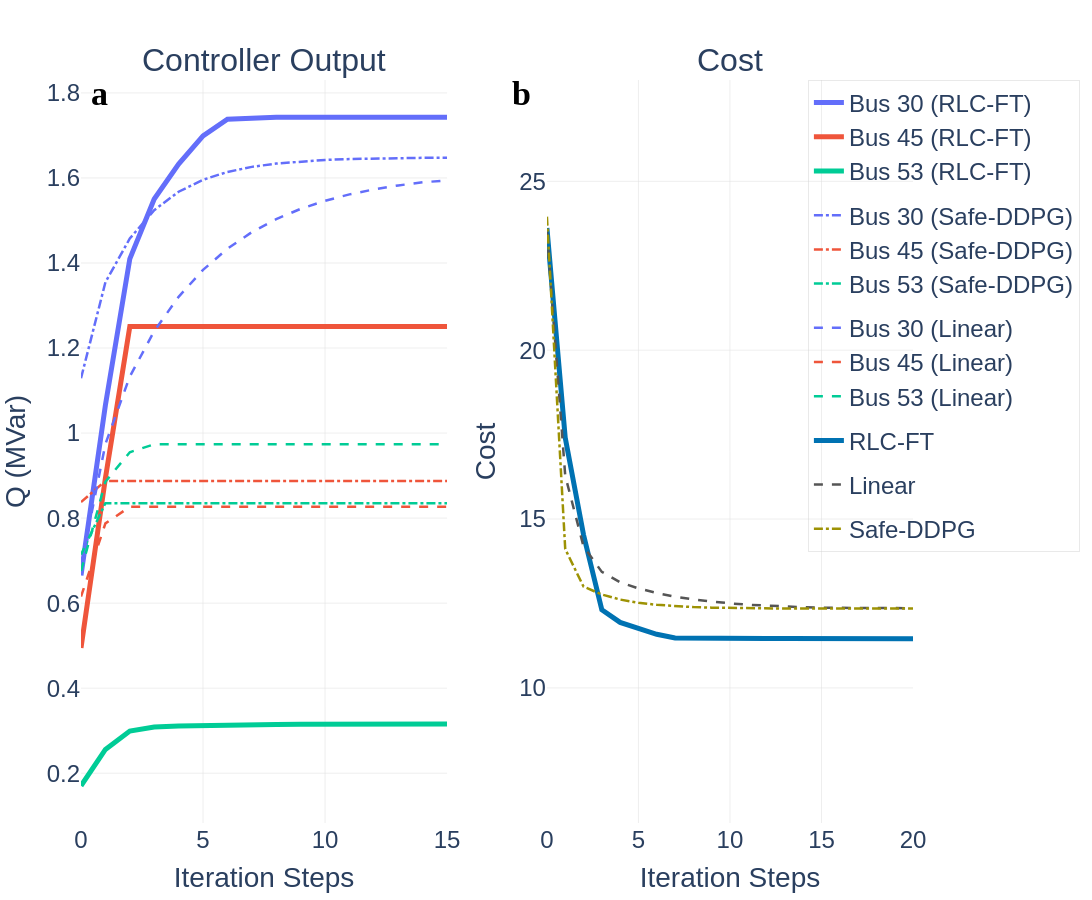

Notebook code cell kept with this figure:
### Code cell
import plotly.graph_objects as go
from plotly.subplots import make_subplots
import plotly.colors as pc
import numpy as np
import os

bus_titles = ['Bus 18', 'Bus 21', 'Bus 30', 'Bus 45', 'Bus 53']
selected_buses_indices_actual = [2,3,4] # Indices for Bus 21, Bus 30, Bus 53
selected_bus_titles_display = [bus_titles[i] for i in selected_buses_indices_actual]

bus_colors = pc.qualitative.Plotly[:len(selected_buses_indices_actual)]

method_styles_base = { # Renamed to avoid conflict, will be used to get dash style
    'RLC-FT': dict(dash='solid', width=5),
    'Safe-DDPG': dict(dash='dashdot', width=2.5),
    'Linear': dict(dash='dash', width=2.5)
}

# Method colors FOR COST PLOT (Panel b) AND FOR PROMINENT AVERAGE LINES IN PANEL A
method_primary_colors = { # Renamed from method_colors_cost for clarity
    'RLC-FT': "#0072B2",
    'Safe-DDPG': "#9D9204", 
    'Linear': '#555555'
}

# --- Visual parameters for SUBDUED individual lines ---
INDIVIDUAL_LINE_OPACITY = 1.0
INDIVIDUAL_LINE_WIDTH_FACTOR = 1.0 # Make them half of their original method_styles_base width

# --- Visual parameters for PROMINENT average lines ---
AVERAGE_LINE_OPACITY = 1.0
AVERAGE_LINE_WIDTH_INCREASE = 0.0 # Added to base method width for averages


fig = make_subplots(
    rows=1, cols=2,
    subplot_titles=["Controller Output", "Cost"],
    horizontal_spacing=0.12
)
# This loop for subplot titles assumes NATURE_CONFIG is defined
for i, annotation in enumerate(fig.layout.annotations[:2]):
    annotation.font.size = NATURE_CONFIG["font_title"]
    annotation.font.family = "Arial"


# ---------------------------
# Left subplot: Controller Output (Q values) - MODIFIED for Option B
# ---------------------------
iterations_for_q_plot = np.arange(q_RL.shape[0])

# --- First, plot SUBDUED individual bus lines ---
for method in ['RLC-FT', 'Safe-DDPG', 'Linear']:
    for i, bus_data_idx in enumerate(selected_buses_indices_actual): 
        bus_display_title = selected_bus_titles_display[i]
        current_bus_color = bus_colors[i] 
        
        # Determine y_data based on method
        if method == 'RLC-FT':
            y_data = q_RL[:, bus_data_idx, 0]
        elif method == 'Safe-DDPG':
            y_data = safe_q[:, bus_data_idx, 0]
        else:  # Linear
            y_data = q_baseline[:, bus_data_idx, 0]
        
        # Get base style for the method
        base_style = method_styles_base[method]

        fig.add_trace(go.Scatter(
            x=iterations_for_q_plot,
            y=y_data,
            mode='lines',
            name=f"{bus_display_title} ({method})", 
            line=dict(
                color=current_bus_color, 
                dash=base_style['dash'],
                width=base_style['width'] * INDIVIDUAL_LINE_WIDTH_FACTOR # Subdued width
            ),
            opacity=INDIVIDUAL_LINE_OPACITY, # Subdued opacity
            legendgroup=f"Individual_{method}", 
            showlegend=True # Or False if you want to hide these from legend
        ), row=1, col=1)

# --- Second, plot PROMINENT average lines (will appear on top) ---
# for method in ['RLC-FT', 'Safe-DDPG', 'Linear']:
#     all_bus_q_data_for_method = []
#     for bus_data_idx in selected_buses_indices_actual:
#         if method == 'RLC-FT':
#             all_bus_q_data_for_method.append(q_RL[:, bus_data_idx, 0])
#         elif method == 'Safe-DDPG':
#             all_bus_q_data_for_method.append(safe_q[:, bus_data_idx, 0])
#         else:  # Linear
#             all_bus_q_data_for_method.append(q_baseline[:, bus_data_idx, 0])
    
#     if all_bus_q_data_for_method: # Check if list is not empty
#         # Stack data for mean calculation
#         stacked_q_data = np.stack(all_bus_q_data_for_method, axis=1)
#         mean_q_data = np.mean(stacked_q_data, axis=1)
        
#         base_style = method_styles_base[method]

#         fig.add_trace(go.Scatter(
#             x=iterations_for_q_plot,
#             y=mean_q_data,
#             mode='lines',
#             name=f"Average {method}",
#             line=dict(
#                 color=method_primary_colors[method], # Primary method color
#                 dash=base_style['dash'],
#                 width=base_style['width'] + AVERAGE_LINE_WIDTH_INCREASE # Prominent width
#             ),
#             opacity=AVERAGE_LINE_OPACITY, # Prominent opacity
#             legendgroup=f"Average_{method}",
#             showlegend=False 
#         ), row=1, col=1)


# ---------------------------
# Right subplot: Cost Plot - Using original method_styles_base for widths
# ---------------------------
iterations_for_cost_plot = np.arange(len(cost_RL))

fig.add_trace(go.Scatter(
    x=iterations_for_cost_plot, y=cost_RL, mode='lines', name="RLC-FT",
    line=dict(color=method_primary_colors['RLC-FT'], 
              dash=method_styles_base['RLC-FT']['dash'],
              width=method_styles_base['RLC-FT']['width']),
    legendgroup="Cost_RLCFT" # Changed legendgroup to make them distinct if needed
), row=1, col=2)

fig.add_trace(go.Scatter(
    x=iterations_for_cost_plot, y=cost_baseline, mode='lines', name="Linear",
    line=dict(color=method_primary_colors['Linear'], 
              dash=method_styles_base['Linear']['dash'],
              width=method_styles_base['Linear']['width']),
    legendgroup="Cost_Linear"
), row=1, col=2)

fig.add_trace(go.Scatter(
    x=iterations_for_cost_plot, y=safe_cost, mode='lines', name="Safe-DDPG",
    line=dict(color=method_primary_colors['Safe-DDPG'], 
              dash=method_styles_base['Safe-DDPG']['dash'],
              width=method_styles_base['Safe-DDPG']['width']),
    legendgroup="Cost_SafeDDPG"
), row=1, col=2)


# --- Axes and Layout (Your original settings) ---
# This part assumes NATURE_CONFIG is defined globally
fig.update_xaxes(
    title_text="Iteration Steps", range=[0, 15], 
    showgrid=True, gridwidth=0.5, gridcolor='#DDDDDD', zeroline=False, 
    tickfont=dict(size=NATURE_CONFIG["font_axis"], family="Arial"), 
    title_font=dict(size=NATURE_CONFIG["font_base"], family="Arial"),
    row=1, col=1
)
fig.update_xaxes(
    title_text="Iteration Steps", range=[0, 20], 
    showgrid=True, gridwidth=0.5, gridcolor='#DDDDDD', zeroline=False,
    tickfont=dict(size=NATURE_CONFIG["font_axis"], family="Arial"), 
    title_font=dict(size=NATURE_CONFIG["font_base"], family="Arial"),
    row=1, col=2
)
fig.update_yaxes(
    title_text="Q (MVar)", showgrid=True, gridwidth=0.5, gridcolor='#DDDDDD', zeroline=True, zerolinewidth=1, zerolinecolor='#CCCCCC',
    tickfont=dict(size=NATURE_CONFIG["font_axis"], family="Arial"), 
    title_font=dict(size=NATURE_CONFIG["font_base"], family="Arial"),
    row=1, col=1,
    # range=(0.2, 1.4)
)
fig.update_yaxes(
    title_text="Cost", showgrid=True, gridwidth=0.5, gridcolor='#DDDDDD', zeroline=False,
    tickfont=dict(size=NATURE_CONFIG["font_axis"], family="Arial"), 
    title_font=dict(size=NATURE_CONFIG["font_base"], family="Arial"),
    row=1, col=2,range=(6, 28)
)

# Subplot labels (a) and (b)
# This part assumes NATURE_CONFIG is defined globally
fig.add_annotation(
    text="<b>a</b>", x=0.01, y=1.01, xref="paper", yref="paper", showarrow=False, 
    font=dict(size=NATURE_CONFIG["font_title"]+2, family="Arial Bold", color="black"), align="left" 
)
fig.add_annotation(
    text="<b>b</b>", x=0.53, y=1.01, xref="paper", yref="paper", showarrow=False, 
    font=dict(size=NATURE_CONFIG["font_title"]+2, family="Arial Bold", color="black"), align="left"
)

# This part assumes NATURE_CONFIG is defined globally
fig.update_layout(
    font=dict(family='Arial', size=NATURE_CONFIG["font_base"]),
    width=NATURE_CONFIG["width"], 
    height=NATURE_CONFIG["height"],
    margin=dict(l=80, r=40, t=80, b=60), 
    plot_bgcolor='white',
    paper_bgcolor='white',
    legend=dict(
        orientation="v", 
        yanchor="top", y=1,
        xanchor="right", x=1.20, 
        font=dict(size=NATURE_CONFIG["font_legend"], family="Arial"),
        traceorder='grouped', 
        bgcolor='rgba(255,255,255,0.0)', 
        bordercolor='lightgray', 
        borderwidth=0.5
    )
)
# Export high-resolution image
output_path = os.path.join(Config.data_path, "images","56bus", "combined_plots_nature.pdf")
fig.write_image(output_path, scale=2)
fig.write_image(os.path.join(Config.data_path, "images","56bus", "combined_plots_nature.png"), scale=2)

fig.show()

### Figure 1 — Plotly figure (JSON) as saved in the notebook; plotly's stock layout.template omitted (floating-point values rounded to 4 significant figures)
{"data": [{"legendgroup": "Individual_RLC-FT", "line": {"color": "#636EFA", "dash": "solid", "width": 5}, "mode": "lines", "name": "Bus 30 (RLC-FT)", "opacity": 1, "showlegend": true, "type": "scatter", "x": [0, 1, 2, 3, 4, 5, 6, 7, 8, 9, 10, 11, 12, 13, 14, 15, 16, 17, 18, 19, 20, 21, 22, 23, 24, 25, 26, 27, 28, 29, 30, 31, 32, 33, 34, 35, 36, 37, 38, 39, 40, 41, 42, 43, 44, 45, 46, 47, 48, 49, 50, 51, 52, 53, 54, 55, 56, 57, 58, 59, 60, 61, 62, 63, 64, 65, 66, 67, 68, 69, 70, 71, 72, 73, 74, 75, 76, 77, 78, 79, 80, 81, 82, 83, 84, 85, 86, 87, 88, 89, 90, 91, 92, 93, 94, 95, 96, 97, 98, 99], "xaxis": "x", "y": [0.6652, 1.066, 1.41, 1.55, 1.633, 1.699, 1.738, 1.742, 1.743, 1.743, 1.743, 1.743, 1.743, 1.743, 1.743, 1.743, 1.743, 1.743, 1.743, 1.743, 1.743, 1.743, 1.743, 1.743, 1.743, 1.743, 1.743, 1.743, 1.743, 1.743, 1.743, 1.743, 1.743, 1.743, 1.743, 1.743, 1.743, 1.743, 1.743, 1.743, 1.743, 1.743, 1.743, 1.743, 1.743, 1.743, 1.743, 1.743, 1.743, 1.743, 1.743, 1.743, 1.743, 1.743, 1.743, 1.743, 1.743, 1.743, 1.743, 1.743, 1.743, 1.743, 1.743, 1.743, 1.743, 1.743, 1.743, 1.743, 1.743, 1.743, 1.743, 1.743, 1.743, 1.743, 1.743, 1.743, 1.743, 1.743, 1.743, 1.743, 1.743, 1.743, 1.743, 1.743, 1.743, 1.743, 1.743, 1.743, 1.743, 1.743, 1.743, 1.743, 1.743, 1.743, 1.743, 1.743, 1.743, 1.743, 1.743, 1.743], "yaxis": "y"}, {"legendgroup": "Individual_RLC-FT", "line": {"color": "#EF553B", "dash": "solid", "width": 5}, "mode": "lines", "name": "Bus 45 (RLC-FT)", "opacity": 1, "showlegend": true, "type": "scatter", "x": [0, 1, 2, 3, 4, 5, 6, 7, 8, 9, 10, 11, 12, 13, 14, 15, 16, 17, 18, 19, 20, 21, 22, 23, 24, 25, 26, 27, 28, 29, 30, 31, 32, 33, 34, 35, 36, 37, 38, 39, 40, 41, 42, 43, 44, 45, 46, 47, 48, 49, 50, 51, 52, 53, 54, 55, 56, 57, 58, 59, 60, 61, 62, 63, 64, 65, 66, 67, 68, 69, 70, 71, 72, 73, 74, 75, 76, 77, 78, 79, 80, 81, 82, 83, 84, 85, 86, 87, 88, 89, 90, 91, 92, 93, 94, 95, 96, 97, 98, 99], "xaxis": "x", "y": [0.4947, 0.8941, 1.251, 1.251, 1.251, 1.251, 1.251, 1.251, 1.251, 1.251, 1.251, 1.251, 1.251, 1.251, 1.251, 1.251, 1.251, 1.251, 1.251, 1.251, 1.251, 1.251, 1.251, 1.251, 1.251, 1.251, 1.251, 1.251, 1.251, 1.251, 1.251, 1.251, 1.251, 1.251, 1.251, 1.251, 1.251, 1.251, 1.251, 1.251, 1.251, 1.251, 1.251, 1.251, 1.251, 1.251, 1.251, 1.251, 1.251, 1.251, 1.251, 1.251, 1.251, 1.251, 1.251, 1.251, 1.251, 1.251, 1.251, 1.251, 1.251, 1.251, 1.251, 1.251, 1.251, 1.251, 1.251, 1.251, 1.251, 1.251, 1.251, 1.251, 1.251, 1.251, 1.251, 1.251, 1.251, 1.251, 1.251, 1.251, 1.251, 1.251, 1.251, 1.251, 1.251, 1.251, 1.251, 1.251, 1.251, 1.251, 1.251, 1.251, 1.251, 1.251, 1.251, 1.251, 1.251, 1.251, 1.251, 1.251], "yaxis": "y"}, {"legendgroup": "Individual_RLC-FT", "line": {"color": "#00CC96", "dash": "solid", "width": 5}, "mode": "lines", "name": "Bus 53 (RLC-FT)", "opacity": 1, "showlegend": true, "type": "scatter", "x": [0, 1, 2, 3, 4, 5, 6, 7, 8, 9, 10, 11, 12, 13, 14, 15, 16, 17, 18, 19, 20, 21, 22, 23, 24, 25, 26, 27, 28, 29, 30, 31, 32, 33, 34, 35, 36, 37, 38, 39, 40, 41, 42, 43, 44, 45, 46, 47, 48, 49, 50, 51, 52, 53, 54, 55, 56, 57, 58, 59, 60, 61, 62, 63, 64, 65, 66, 67, 68, 69, 70, 71, 72, 73, 74, 75, 76, 77, 78, 79, 80, 81, 82, 83, 84, 85, 86, 87, 88, 89, 90, 91, 92, 93, 94, 95, 96, 97, 98, 99], "xaxis": "x", "y": [0.1703, 0.256, 0.2991, 0.3086, 0.3111, 0.3128, 0.3137, 0.3143, 0.3148, 0.3152, 0.3156, 0.316, 0.3163, 0.3167, 0.317, 0.3173, 0.3176, 0.3179, 0.3181, 0.3184, 0.3186, 0.3189, 0.3191, 0.3193, 0.3195, 0.3197, 0.3199, 0.32, 0.3202, 0.3204, 0.3205, 0.3207, 0.3208, 0.3209, 0.3211, 0.3212, 0.3213, 0.3214, 0.3215, 0.3216, 0.3217, 0.3218, 0.3219, 0.3219, 0.322, 0.3221, 0.3222, 0.3222, 0.3223, 0.3224, 0.3224, 0.3225, 0.3225, 0.3226, 0.3226, 0.3227, 0.3227, 0.3228, 0.3228, 0.3228, 0.3229, 0.3229, 0.3229, 0.323, 0.323, 0.323, 0.323, 0.3231, 0.3231, 0.3231, 0.3231, 0.3232, 0.3232, 0.3232, 0.3232, 0.3232, 0.3233, 0.3233, 0.3233, 0.3233, 0.3233, 0.3233, 0.3233, 0.3234, 0.3234, 0.3234, 0.3234, 0.3234, 0.3234, 0.3234, 0.3234, 0.3234, 0.3234, 0.3234, 0.3234, 0.3235, 0.3235, 0.3235, 0.3235, 0.3235], "yaxis": "y"}, {"legendgroup": "Individual_Safe-DDPG", "line": {"color": "#636EFA", "dash": "dashdot", "width": 2.5}, "mode": "lines", "name": "Bus 30 (Safe-DDPG)", "opacity": 1, "showlegend": true, "type": "scatter", "x": [0, 1, 2, 3, 4, 5, 6, 7, 8, 9, 10, 11, 12, 13, 14, 15, 16, 17, 18, 19, 20, 21, 22, 23, 24, 25, 26, 27, 28, 29, 30, 31, 32, 33, 34, 35, 36, 37, 38, 39, 40, 41, 42, 43, 44, 45, 46, 47, 48, 49, 50, 51, 52, 53, 54, 55, 56, 57, 58, 59, 60, 61, 62, 63, 64, 65, 66, 67, 68, 69, 70, 71, 72, 73, 74, 75, 76, 77, 78, 79, 80, 81, 82, 83, 84, 85, 86, 87, 88, 89, 90, 91, 92, 93, 94, 95, 96, 97, 98, 99], "xaxis": "x", "y": [1.129, 1.355, 1.458, 1.524, 1.568, 1.596, 1.614, 1.626, 1.634, 1.639, 1.642, 1.644, 1.646, 1.647, 1.647, 1.648, 1.648, 1.648, 1.648, 1.648, 1.648, 1.648, 1.648, 1.648, 1.648, 1.648, 1.648, 1.648, 1.648, 1.648, 1.648, 1.648, 1.648, 1.648, 1.648, 1.648, 1.648, 1.648, 1.648, 1.648, 1.648, 1.648, 1.648, 1.648, 1.648, 1.648, 1.648, 1.648, 1.648, 1.648, 1.648, 1.648, 1.648, 1.648, 1.648, 1.648, 1.648, 1.648, 1.648, 1.648, 1.648, 1.648, 1.648, 1.648, 1.648, 1.648, 1.648, 1.648, 1.648, 1.648, 1.648, 1.648, 1.648, 1.648, 1.648, 1.648, 1.648, 1.648, 1.648, 1.648, 1.648, 1.648, 1.648, 1.648, 1.648, 1.648, 1.648, 1.648, 1.648, 1.648, 1.648, 1.648, 1.648, 1.648, 1.648, 1.648, 1.648, 1.648, 1.648, 1.648], "yaxis": "y"}, {"legendgroup": "Individual_Safe-DDPG", "line": {"color": "#EF553B", "dash": "dashdot", "width": 2.5}, "mode": "lines", "name": "Bus 45 (Safe-DDPG)", "opacity": 1, "showlegend": true, "type": "scatter", "x": [0, 1, 2, 3, 4, 5, 6, 7, 8, 9, 10, 11, 12, 13, 14, 15, 16, 17, 18, 19, 20, 21, 22, 23, 24, 25, 26, 27, 28, 29, 30, 31, 32, 33, 34, 35, 36, 37, 38, 39, 40, 41, 42, 43, 44, 45, 46, 47, 48, 49, 50, 51, 52, 53, 54, 55, 56, 57, 58, 59, 60, 61, 62, 63, 64, 65, 66, 67, 68, 69, 70, 71, 72, 73, 74, 75, 76, 77, 78, 79, 80, 81, 82, 83, 84, 85, 86, 87, 88, 89, 90, 91, 92, 93, 94, 95, 96, 97, 98, 99], "xaxis": "x", "y": [0.8377, 0.8874, 0.8874, 0.8874, 0.8874, 0.8874, 0.8874, 0.8874, 0.8874, 0.8874, 0.8874, 0.8874, 0.8874, 0.8874, 0.8874, 0.8874, 0.8874, 0.8874, 0.8874, 0.8874, 0.8874, 0.8874, 0.8874, 0.8874, 0.8874, 0.8874, 0.8874, 0.8874, 0.8874, 0.8874, 0.8874, 0.8874, 0.8874, 0.8874, 0.8874, 0.8874, 0.8874, 0.8874, 0.8874, 0.8874, 0.8874, 0.8874, 0.8874, 0.8874, 0.8874, 0.8874, 0.8874, 0.8874, 0.8874, 0.8874, 0.8874, 0.8874, 0.8874, 0.8874, 0.8874, 0.8874, 0.8874, 0.8874, 0.8874, 0.8874, 0.8874, 0.8874, 0.8874, 0.8874, 0.8874, 0.8874, 0.8874, 0.8874, 0.8874, 0.8874, 0.8874, 0.8874, 0.8874, 0.8874, 0.8874, 0.8874, 0.8874, 0.8874, 0.8874, 0.8874, 0.8874, 0.8874, 0.8874, 0.8874, 0.8874, 0.8874, 0.8874, 0.8874, 0.8874, 0.8874, 0.8874, 0.8874, 0.8874, 0.8874, 0.8874, 0.8874, 0.8874, 0.8874, 0.8874, 0.8874], "yaxis": "y"}, {"legendgroup": "Individual_Safe-DDPG", "line": {"color": "#00CC96", "dash": "dashdot", "width": 2.5}, "mode": "lines", "name": "Bus 53 (Safe-DDPG)", "opacity": 1, "showlegend": true, "type": "scatter", "x": [0, 1, 2, 3, 4, 5, 6, 7, 8, 9, 10, 11, 12, 13, 14, 15, 16, 17, 18, 19, 20, 21, 22, 23, 24, 25, 26, 27, 28, 29, 30, 31, 32, 33, 34, 35, 36, 37, 38, 39, 40, 41, 42, 43, 44, 45, 46, 47, 48, 49, 50, 51, 52, 53, 54, 55, 56, 57, 58, 59, 60, 61, 62, 63, 64, 65, 66, 67, 68, 69, 70, 71, 72, 73, 74, 75, 76, 77, 78, 79, 80, 81, 82, 83, 84, 85, 86, 87, 88, 89, 90, 91, 92, 93, 94, 95, 96, 97, 98, 99], "xaxis": "x", "y": [0.7141, 0.8352, 0.8352, 0.8352, 0.8352, 0.8352, 0.8352, 0.8352, 0.8352, 0.8352, 0.8352, 0.8352, 0.8352, 0.8352, 0.8352, 0.8352, 0.8352, 0.8352, 0.8352, 0.8352, 0.8352, 0.8352, 0.8352, 0.8352, 0.8352, 0.8352, 0.8352, 0.8352, 0.8352, 0.8352, 0.8352, 0.8352, 0.8352, 0.8352, 0.8352, 0.8352, 0.8352, 0.8352, 0.8352, 0.8352, 0.8352, 0.8352, 0.8352, 0.8352, 0.8352, 0.8352, 0.8352, 0.8352, 0.8352, 0.8352, 0.8352, 0.8352, 0.8352, 0.8352, 0.8352, 0.8352, 0.8352, 0.8352, 0.8352, 0.8352, 0.8352, 0.8352, 0.8352, 0.8352, 0.8352, 0.8352, 0.8352, 0.8352, 0.8352, 0.8352, 0.8352, 0.8352, 0.8352, 0.8352, 0.8352, 0.8352, 0.8352, 0.8352, 0.8352, 0.8352, 0.8352, 0.8352, 0.8352, 0.8352, 0.8352, 0.8352, 0.8352, 0.8352, 0.8352, 0.8352, 0.8352, 0.8352, 0.8352, 0.8352, 0.8352, 0.8352, 0.8352, 0.8352, 0.8352, 0.8352], "yaxis": "y"}, {"legendgroup": "Individual_Linear", "line": {"color": "#636EFA", "dash": "dash", "width": 2.5}, "mode": "lines", "name": "Bus 30 (Linear)", "opacity": 1, "showlegend": true, "type": "scatter", "x": [0, 1, 2, 3, 4, 5, 6, 7, 8, 9, 10, 11, 12, 13, 14, 15, 16, 17, 18, 19, 20, 21, 22, 23, 24, 25, 26, 27, 28, 29, 30, 31, 32, 33, 34, 35, 36, 37, 38, 39, 40, 41, 42, 43, 44, 45, 46, 47, 48, 49, 50, 51, 52, 53, 54, 55, 56, 57, 58, 59, 60, 61, 62, 63, 64, 65, 66, 67, 68, 69, 70, 71, 72, 73, 74, 75, 76, 77, 78, 79, 80, 81, 82, 83, 84, 85, 86, 87, 88, 89, 90, 91, 92, 93, 94, 95, 96, 97, 98, 99], "xaxis": "x", "y": [0.6876, 0.974, 1.133, 1.24, 1.32, 1.384, 1.433, 1.472, 1.503, 1.527, 1.546, 1.561, 1.573, 1.582, 1.59, 1.595, 1.6, 1.604, 1.606, 1.609, 1.61, 1.612, 1.613, 1.614, 1.614, 1.615, 1.615, 1.616, 1.616, 1.616, 1.616, 1.616, 1.617, 1.617, 1.617, 1.617, 1.617, 1.617, 1.617, 1.617, 1.617, 1.617, 1.617, 1.617, 1.617, 1.617, 1.617, 1.617, 1.617, 1.617, 1.617, 1.617, 1.617, 1.617, 1.617, 1.617, 1.617, 1.617, 1.617, 1.617, 1.617, 1.617, 1.617, 1.617, 1.617, 1.617, 1.617, 1.617, 1.617, 1.617, 1.617, 1.617, 1.617, 1.617, 1.617, 1.617, 1.617, 1.617, 1.617, 1.617, 1.617, 1.617, 1.617, 1.617, 1.617, 1.617, 1.617, 1.617, 1.617, 1.617, 1.617, 1.617, 1.617, 1.617, 1.617, 1.617, 1.617, 1.617, 1.617, 1.617], "yaxis": "y"}, {"legendgroup": "Individual_Linear", "line": {"color": "#EF553B", "dash": "dash", "width": 2.5}, "mode": "lines", "name": "Bus 45 (Linear)", "opacity": 1, "showlegend": true, "type": "scatter", "x": [0, 1, 2, 3, 4, 5, 6, 7, 8, 9, 10, 11, 12, 13, 14, 15, 16, 17, 18, 19, 20, 21, 22, 23, 24, 25, 26, 27, 28, 29, 30, 31, 32, 33, 34, 35, 36, 37, 38, 39, 40, 41, 42, 43, 44, 45, 46, 47, 48, 49, 50, 51, 52, 53, 54, 55, 56, 57, 58, 59, 60, 61, 62, 63, 64, 65, 66, 67, 68, 69, 70, 71, 72, 73, 74, 75, 76, 77, 78, 79, 80, 81, 82, 83, 84, 85, 86, 87, 88, 89, 90, 91, 92, 93, 94, 95, 96, 97, 98, 99], "xaxis": "x", "y": [0.6154, 0.7875, 0.8265, 0.8265, 0.8265, 0.8265, 0.8265, 0.8265, 0.8265, 0.8265, 0.8265, 0.8265, 0.8265, 0.8265, 0.8265, 0.8265, 0.8265, 0.8265, 0.8265, 0.8265, 0.8265, 0.8265, 0.8265, 0.8265, 0.8265, 0.8265, 0.8265, 0.8265, 0.8265, 0.8265, 0.8265, 0.8265, 0.8265, 0.8265, 0.8265, 0.8265, 0.8265, 0.8265, 0.8265, 0.8265, 0.8265, 0.8265, 0.8265, 0.8265, 0.8265, 0.8265, 0.8265, 0.8265, 0.8265, 0.8265, 0.8265, 0.8265, 0.8265, 0.8265, 0.8265, 0.8265, 0.8265, 0.8265, 0.8265, 0.8265, 0.8265, 0.8265, 0.8265, 0.8265, 0.8265, 0.8265, 0.8265, 0.8265, 0.8265, 0.8265, 0.8265, 0.8265, 0.8265, 0.8265, 0.8265, 0.8265, 0.8265, 0.8265, 0.8265, 0.8265, 0.8265, 0.8265, 0.8265, 0.8265, 0.8265, 0.8265, 0.8265, 0.8265, 0.8265, 0.8265, 0.8265, 0.8265, 0.8265, 0.8265, 0.8265, 0.8265, 0.8265, 0.8265, 0.8265, 0.8265], "yaxis": "y"}, {"legendgroup": "Individual_Linear", "line": {"color": "#00CC96", "dash": "dash", "width": 2.5}, "mode": "lines", "name": "Bus 53 (Linear)", "opacity": 1, "showlegend": true, "type": "scatter", "x": [0, 1, 2, 3, 4, 5, 6, 7, 8, 9, 10, 11, 12, 13, 14, 15, 16, 17, 18, 19, 20, 21, 22, 23, 24, 25, 26, 27, 28, 29, 30, 31, 32, 33, 34, 35, 36, 37, 38, 39, 40, 41, 42, 43, 44, 45, 46, 47, 48, 49, 50, 51, 52, 53, 54, 55, 56, 57, 58, 59, 60, 61, 62, 63, 64, 65, 66, 67, 68, 69, 70, 71, 72, 73, 74, 75, 76, 77, 78, 79, 80, 81, 82, 83, 84, 85, 86, 87, 88, 89, 90, 91, 92, 93, 94, 95, 96, 97, 98, 99], "xaxis": "x", "y": [0.6756, 0.8854, 0.955, 0.9737, 0.9737, 0.9737, 0.9737, 0.9737, 0.9737, 0.9737, 0.9737, 0.9737, 0.9737, 0.9737, 0.9737, 0.9737, 0.9737, 0.9737, 0.9737, 0.9737, 0.9737, 0.9737, 0.9737, 0.9737, 0.9737, 0.9737, 0.9737, 0.9737, 0.9737, 0.9737, 0.9737, 0.9737, 0.9737, 0.9737, 0.9737, 0.9737, 0.9737, 0.9737, 0.9737, 0.9737, 0.9737, 0.9737, 0.9737, 0.9737, 0.9737, 0.9737, 0.9737, 0.9737, 0.9737, 0.9737, 0.9737, 0.9737, 0.9737, 0.9737, 0.9737, 0.9737, 0.9737, 0.9737, 0.9737, 0.9737, 0.9737, 0.9737, 0.9737, 0.9737, 0.9737, 0.9737, 0.9737, 0.9737, 0.9737, 0.9737, 0.9737, 0.9737, 0.9737, 0.9737, 0.9737, 0.9737, 0.9737, 0.9737, 0.9737, 0.9737, 0.9737, 0.9737, 0.9737, 0.9737, 0.9737, 0.9737, 0.9737, 0.9737, 0.9737, 0.9737, 0.9737, 0.9737, 0.9737, 0.9737, 0.9737, 0.9737, 0.9737, 0.9737, 0.9737, 0.9737], "yaxis": "y"}, {"legendgroup": "Cost_RLCFT", "line": {"color": "#0072B2", "dash": "solid", "width": 5}, "mode": "lines", "name": "RLC-FT", "type": "scatter", "x": [0, 1, 2, 3, 4, 5, 6, 7, 8, 9, 10, 11, 12, 13, 14, 15, 16, 17, 18, 19, 20, 21, 22, 23, 24, 25, 26, 27, 28, 29, 30, 31, 32, 33, 34, 35, 36, 37, 38, 39, 40, 41, 42, 43, 44, 45, 46, 47, 48, 49, 50, 51, 52, 53, 54, 55, 56, 57, 58, 59, 60, 61, 62, 63, 64, 65, 66, 67, 68, 69, 70, 71, 72, 73, 74, 75, 76, 77, 78, 79, 80, 81, 82, 83, 84, 85, 86, 87, 88, 89, 90, 91, 92, 93, 94, 95, 96, 97, 98, 99], "xaxis": "x2", "y": [23.62, 17.41, 14.54, 12.31, 11.94, 11.75, 11.59, 11.48, 11.47, 11.47, 11.46, 11.46, 11.46, 11.46, 11.46, 11.46, 11.46, 11.46, 11.46, 11.45, 11.45, 11.45, 11.45, 11.45, 11.45, 11.45, 11.45, 11.45, 11.45, 11.45, 11.45, 11.45, 11.45, 11.45, 11.45, 11.45, 11.44, 11.44, 11.44, 11.44, 11.44, 11.44, 11.44, 11.44, 11.44, 11.44, 11.44, 11.44, 11.44, 11.44, 11.44, 11.44, 11.44, 11.44, 11.44, 11.44, 11.44, 11.44, 11.44, 11.44, 11.44, 11.44, 11.44, 11.44, 11.44, 11.44, 11.44, 11.44, 11.44, 11.44, 11.44, 11.44, 11.44, 11.44, 11.44, 11.44, 11.44, 11.44, 11.44, 11.44, 11.44, 11.44, 11.44, 11.44, 11.44, 11.44, 11.44, 11.44, 11.44, 11.44, 11.44, 11.44, 11.44, 11.44, 11.44, 11.44, 11.44, 11.44, 11.44, 11.44], "yaxis": "y2"}, {"legendgroup": "Cost_Linear", "line": {"color": "#555555", "dash": "dash", "width": 2.5}, "mode": "lines", "name": "Linear", "type": "scatter", "x": [0, 1, 2, 3, 4, 5, 6, 7, 8, 9, 10, 11, 12, 13, 14, 15, 16, 17, 18, 19, 20, 21, 22, 23, 24, 25, 26, 27, 28, 29, 30, 31, 32, 33, 34, 35, 36, 37, 38, 39, 40, 41, 42, 43, 44, 45, 46, 47, 48, 49, 50, 51, 52, 53, 54, 55, 56, 57, 58, 59, 60, 61, 62, 63, 64, 65, 66, 67, 68, 69, 70, 71, 72, 73, 74, 75, 76, 77, 78, 79, 80, 81, 82, 83, 84, 85, 86, 87, 88, 89, 90, 91, 92, 93, 94, 95, 96, 97, 98, 99], "xaxis": "x2", "y": [23.5, 16.29, 14.19, 13.44, 13.13, 12.95, 12.81, 12.7, 12.62, 12.55, 12.5, 12.46, 12.43, 12.41, 12.39, 12.37, 12.36, 12.35, 12.34, 12.34, 12.33, 12.33, 12.33, 12.33, 12.32, 12.32, 12.32, 12.32, 12.32, 12.32, 12.32, 12.32, 12.32, 12.32, 12.32, 12.32, 12.32, 12.32, 12.32, 12.32, 12.32, 12.32, 12.32, 12.32, 12.32, 12.32, 12.32, 12.32, 12.32, 12.32, 12.32, 12.32, 12.32, 12.32, 12.32, 12.32, 12.32, 12.32, 12.32, 12.32, 12.32, 12.32, 12.32, 12.32, 12.32, 12.32, 12.32, 12.32, 12.32, 12.32, 12.32, 12.32, 12.32, 12.32, 12.32, 12.32, 12.32, 12.32, 12.32, 12.32, 12.32, 12.32, 12.32, 12.32, 12.32, 12.32, 12.32, 12.32, 12.32, 12.32, 12.32, 12.32, 12.32, 12.32, 12.32, 12.32, 12.32, 12.32, 12.32, 12.32], "yaxis": "y2"}, {"legendgroup": "Cost_SafeDDPG", "line": {"color": "#9D9204", "dash": "dashdot", "width": 2.5}, "mode": "lines", "name": "Safe-DDPG", "type": "scatter", "x": [0, 1, 2, 3, 4, 5, 6, 7, 8, 9, 10, 11, 12, 13, 14, 15, 16, 17, 18, 19, 20, 21, 22, 23, 24, 25, 26, 27, 28, 29, 30, 31, 32, 33, 34, 35, 36, 37, 38, 39, 40, 41, 42, 43, 44, 45, 46, 47, 48, 49, 50, 51, 52, 53, 54, 55, 56, 57, 58, 59, 60, 61, 62, 63, 64, 65, 66, 67, 68, 69, 70, 71, 72, 73, 74, 75, 76, 77, 78, 79, 80, 81, 82, 83, 84, 85, 86, 87, 88, 89, 90, 91, 92, 93, 94, 95, 96, 97, 98, 99], "xaxis": "x2", "y": [23.95, 14.11, 13.0, 12.77, 12.62, 12.52, 12.46, 12.42, 12.39, 12.38, 12.37, 12.36, 12.35, 12.35, 12.35, 12.35, 12.35, 12.35, 12.35, 12.34, 12.34, 12.34, 12.34, 12.34, 12.34, 12.34, 12.34, 12.34, 12.34, 12.34, 12.34, 12.34, 12.34, 12.34, 12.34, 12.34, 12.34, 12.34, 12.34, 12.34, 12.34, 12.34, 12.34, 12.34, 12.34, 12.34, 12.34, 12.34, 12.34, 12.34, 12.34, 12.34, 12.34, 12.34, 12.34, 12.34, 12.34, 12.34, 12.34, 12.34, 12.34, 12.34, 12.34, 12.34, 12.34, 12.34, 12.34, 12.34, 12.34, 12.34, 12.34, 12.34, 12.34, 12.34, 12.34, 12.34, 12.34, 12.34, 12.34, 12.34, 12.34, 12.34, 12.34, 12.34, 12.34, 12.34, 12.34, 12.34, 12.34, 12.34, 12.34, 12.34, 12.34, 12.34, 12.34, 12.34, 12.34, 12.34, 12.34, 12.34], "yaxis": "y2"}], "layout": {"annotations": [{"font": {"family": "Arial", "size": 32}, "showarrow": false, "text": "Controller Output", "x": 0.22, "xanchor": "center", "xref": "paper", "y": 1, "yanchor": "bottom", "yref": "paper"}, {"font": {"family": "Arial", "size": 32}, "showarrow": false, "text": "Cost", "x": 0.78, "xanchor": "center", "xref": "paper", "y": 1, "yanchor": "bottom", "yref": "paper"}, {"align": "left", "font": {"color": "black", "family": "Arial Bold", "size": 34}, "showarrow": false, "text": "<b>a</b>", "x": 0.01, "xref": "paper", "y": 1.01, "yref": "paper"}, {"align": "left", "font": {"color": "black", "family": "Arial Bold", "size": 34}, "showarrow": false, "text": "<b>b</b>", "x": 0.53, "xref": "paper", "y": 1.01, "yref": "paper"}], "font": {"family": "Arial", "size": 28}, "height": 900, "legend": {"bgcolor": "rgba(255,255,255,0.0)", "bordercolor": "lightgray", "borderwidth": 0.5, "font": {"family": "Arial", "size": 24}, "orientation": "v", "traceorder": "grouped", "x": 1.2, "xanchor": "right", "y": 1, "yanchor": "top"}, "margin": {"b": 60, "l": 80, "r": 40, "t": 80}, "paper_bgcolor": "white", "plot_bgcolor": "white", "width": 1800, "xaxis": {"anchor": "y", "domain": [0, 0.44], "gridcolor": "#DDDDDD", "gridwidth": 0.5, "range": [0, 15], "showgrid": true, "tickfont": {"family": "Arial", "size": 24}, "title": {"font": {"family": "Arial", "size": 28}, "text": "Iteration Steps"}, "zeroline": false}, "xaxis2": {"anchor": "y2", "domain": [0.56, 1], "gridcolor": "#DDDDDD", "gridwidth": 0.5, "range": [0, 20], "showgrid": true, "tickfont": {"family": "Arial", "size": 24}, "title": {"font": {"family": "Arial", "size": 28}, "text": "Iteration Steps"}, "zeroline": false}, "yaxis": {"anchor": "x", "domain": [0, 1], "gridcolor": "#DDDDDD", "gridwidth": 0.5, "showgrid": true, "tickfont": {"family": "Arial", "size": 24}, "title": {"font": {"family": "Arial", "size": 28}, "text": "Q (MVar)"}, "zeroline": true, "zerolinecolor": "#CCCCCC", "zerolinewidth": 1}, "yaxis2": {"anchor": "x2", "domain": [0, 1], "gridcolor": "#DDDDDD", "gridwidth": 0.5, "range": [6, 28], "showgrid": true, "tickfont": {"family": "Arial", "size": 24}, "title": {"font": {"family": "Arial", "size": 28}, "text": "Cost"}, "zeroline": false}}}
